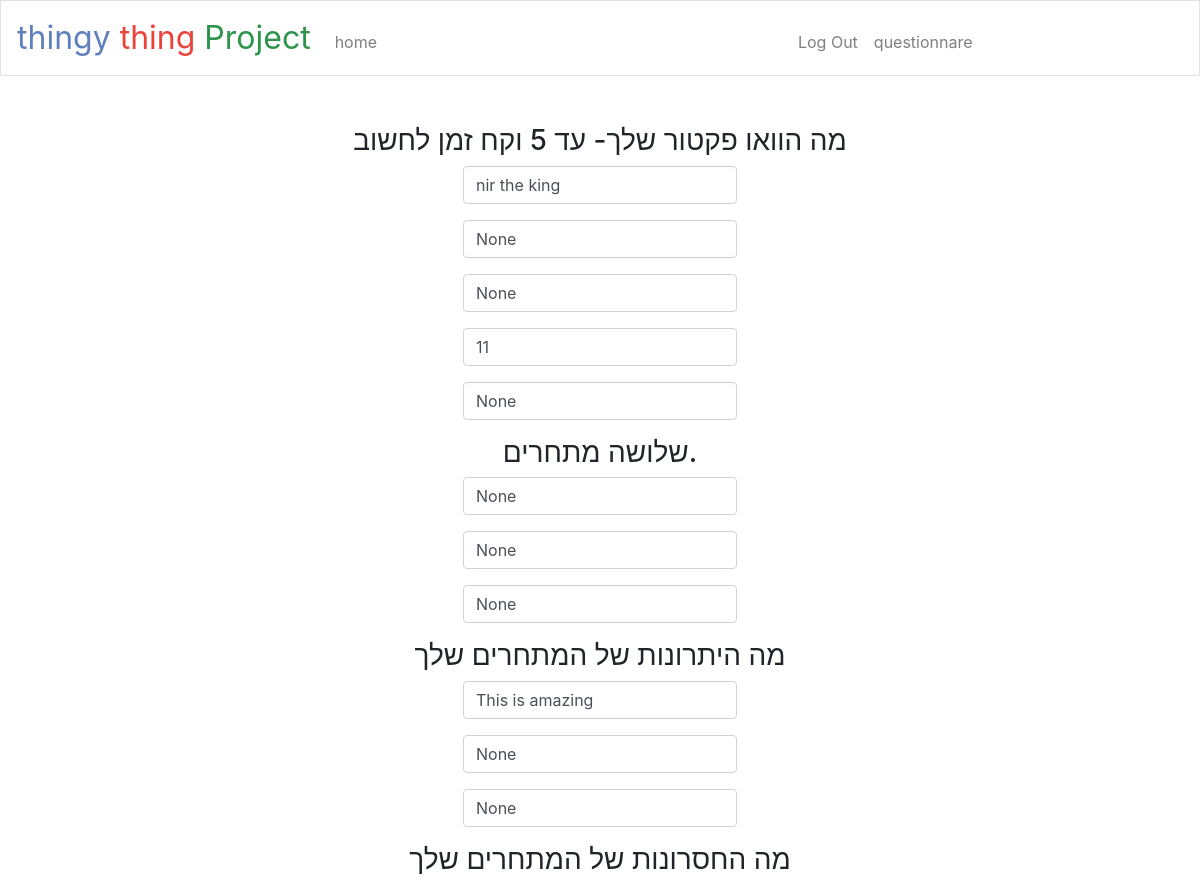
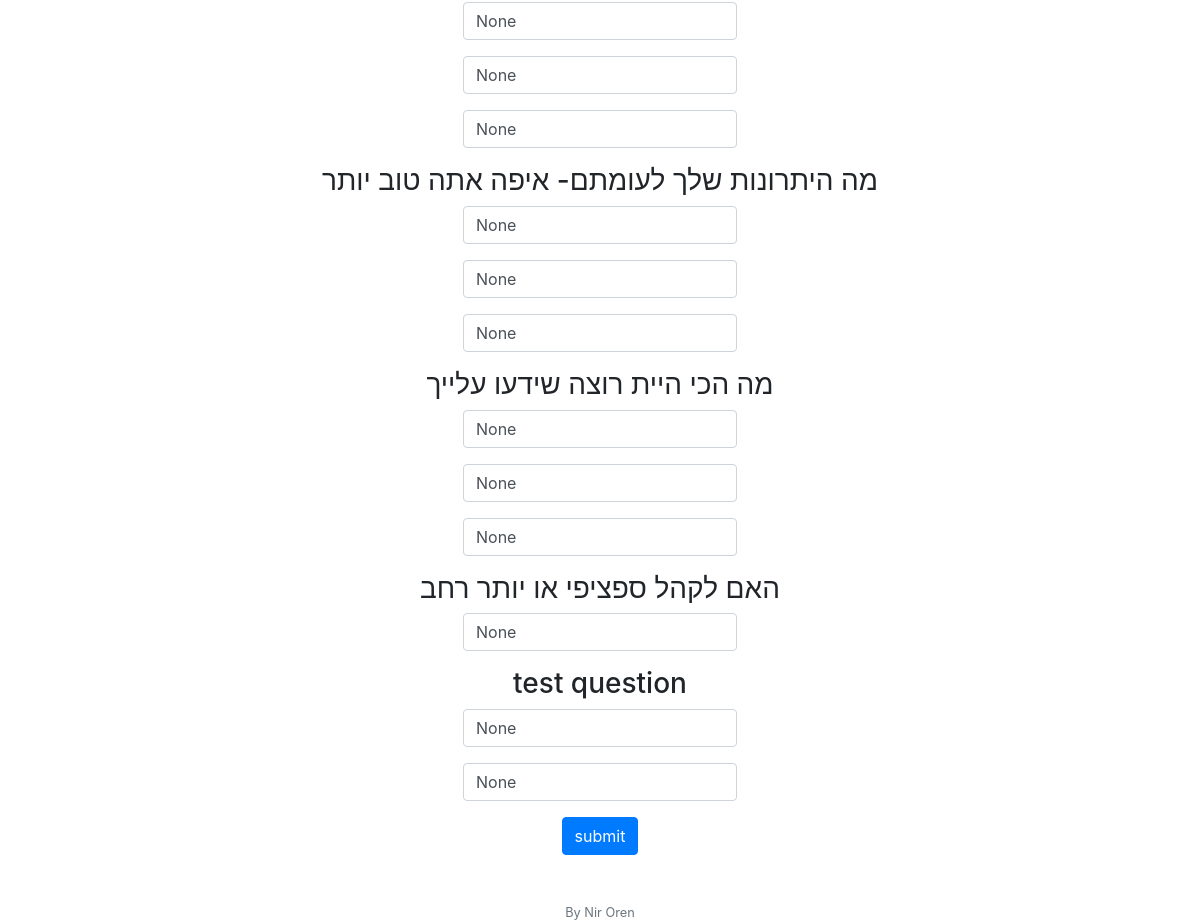
/questionnare (signed in), run on an earlier commit of the app's database (2 pictures, top to bottom).
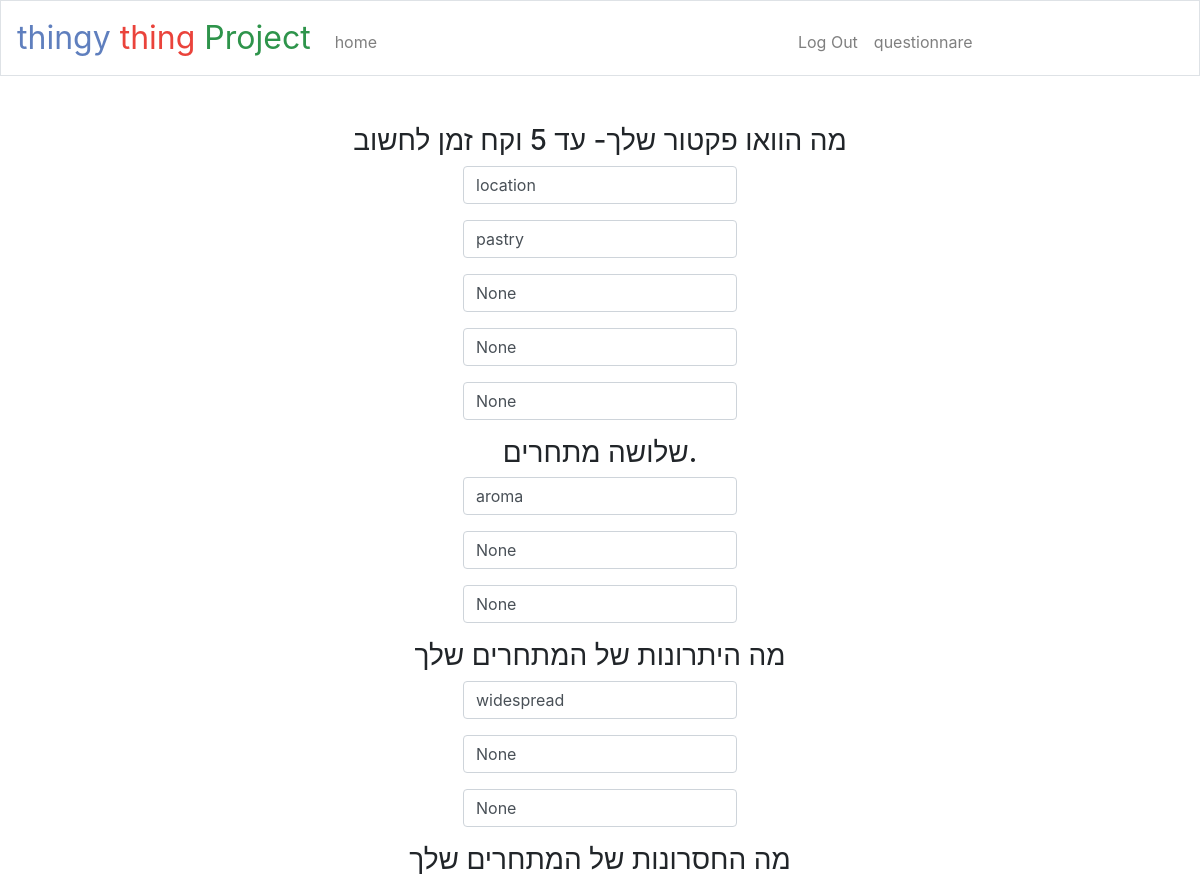
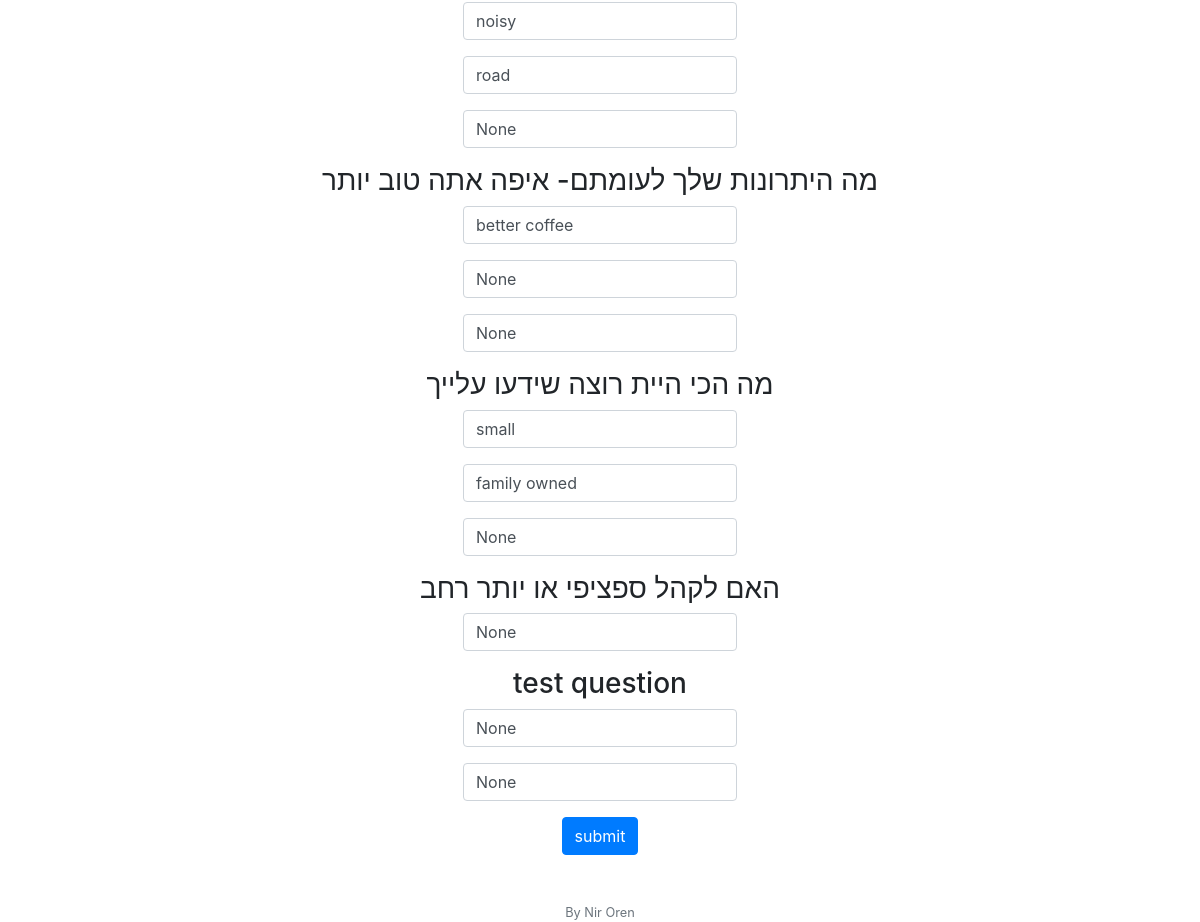
And on a later commit of the database (2 pictures, top to bottom).
### tables this page shows
CREATE TABLE questions (id INTEGER PRIMARY KEY AUTOINCREMENT NOT NULL, question TEXT NOT NULL, answer_spaces INTEGER NOT NULL);

CREATE TABLE answers (id INTEGER PRIMARY KEY AUTOINCREMENT NOT NULL, user_id INTEGER NOT NULL, question_id INTEGER NOT NULL, answer_number INTEGER NOT NULL, answer TEXT NOT NULL);

### app.py (the view)
@app.route("/questionnare", methods=["GET", "POST"])
@login_required
def questionnare():
    global answers
    answers = []
    if request.method == "POST":
        for q in questions:
            temp = []
            for i in range(q['answer_spaces']):
                answers = db.execute("SELECT * FROM answers WHERE user_id = ? AND question_id = ? AND answer_number=?", session['user_id'], q['id'],i)
                answer_value = request.form.get(str(q['question'])+str(i))
                temp.append(answer_value)
                if len(answers)==0:
                    print('01')
                    db.execute('INSERT INTO answers (user_id, question_id,answer, answer_number) VALUES(?,? , ?, ?)',
                    session["user_id"],
                    q['id'],
                    answer_value,
                    i)
                else:
                    db.execute('UPDATE answers SET answer=? WHERE id = ?',
                    answer_value,
                    answers[0]['id'])
            answers.append(temp)
        return redirect("/")
    else:
        text_fillers = []
        for q in questions:
            temp = []
            for i in range(q['answer_spaces']):
                answers = db.execute("SELECT * FROM answers WHERE user_id = ? AND question_id = ? AND answer_number = ?", session['user_id'], q['id'],i)
                answer_value = answers[0]['answer']
                temp.append(answer_value)
            text_fillers.append(temp)
        return render_template("questionnare.html",questions = questions, text_fillers = text_fillers)

### app.py (called while the page is built)
@app.after_request
def after_request(response):
    response.headers["Cache-Control"] = "no-cache, no-store, must-reanswer_valueidate"
    response.headers["Expires"] = 0
    response.headers["Pragma"] = "no-cache"
    return response

### helpers.py (called while the page is built)
def login_required(f):
    @wraps(f)
    def decorated_function(*args, **kwargs):
        if session.get("user_id") is None:
            return redirect("/login")
        return f(*args, **kwargs)
    return decorated_function

### templates/questionnare.html (shortened to what this page needs)
{% extends "layout.html" %}
{% block main %}
<form action="/questionnare" method="post">
  {% for q in questions %}
  <h3>{{q['question']}}</h3>
      {% for i in range(q['answer_spaces']) %}
        <div class="form-group">
            <input autocomplete="off" autofocus class="form-control" name="{{q['question']}}{{i}}" value="{{text_fillers[questions.index(q)][i]}}" type="text">
        </div>
      {% endfor %}
    {% endfor %}
    <button class="btn btn-primary" type="submit">submit</button>
  </form>
{% endblock %}

### templates/layout.html (shortened to what this page needs)
<!DOCTYPE html>
<html lang="en">
    <head>
        <link rel="stylesheet" href="https://cdn.jsdelivr.net/npm/bootstrap@4.5.3/dist/css/bootstrap.min.css">
        <link href="/static/styles.css" rel="stylesheet">
    </head>
    <body>
        <nav class="navbar navbar-expand-md navbar-light bg-blue border">
            <a class="navbar-brand" href="/"><span class="blue">thingy</span><span class="red"> thing</span> <span class="green"> Project</span></a>
            <div class="collapse navbar-collapse" id="navbar">
                {% if session.user_id %}
                    <ul class="navbar-nav mr-auto mt-2">
                        <li class="nav-item"><a class="nav-link" href="/">home</a></li>
                    </ul>
                    <ul class="navbar-nav ml-auto mt-2">
                        <li class="nav-item"><a class="nav-link" href="/logout">Log Out</a></li>
                    </ul>
                    <ul class="navbar-nav mr-auto mt-2">
                        <li class="nav-item"><a class="nav-link" href="/questionnare">questionnare</a></li>
                    </ul>
                {% else %}
                    <ul class="navbar-nav ml-auto mt-2">
                        <li class="nav-item"><a class="nav-link" href="/register">Register</a></li>
                        <li class="nav-item"><a class="nav-link" href="/login">Log In</a></li>
                    </ul>
                {% endif %}
            </div>
        </nav>
        <main class="container p-5">
            {% block main %}{% endblock %}
        </main>
        <footer class="small text-center text-muted">
            By Nir Oren
        </footer>
    </body>
</html>

### static/styles.css (style rules this page uses)
nav .navbar-brand { font-size: xx-large; }
nav .navbar-brand .blue { color: #5f7fbe; }
nav .navbar-brand .red { color: #ea433b; }
nav .navbar-brand .green { color: #2e944b; }
main .form-control { display: inline-block; width: auto; }
main { overflow-x: auto; text-align: center; }
html, body { height: 100%; margin: 0; padding: 0; }

What changed in the data, as far as the page shows it:
changed answers: answer "nir the king" → "location"
changed answers: answer "None" → "pastry"
changed answers (number 4 of 23 on the later page): answer "11" → "None"
changed answers: answer "None" → "aroma"
changed answers: answer "This is amazing" → "widespread"
changed answers: answer "None" → "noisy"
changed answers: answer "None" → "road"
changed answers: answer "None" → "better coffee"
changed answers: answer "None" → "small"
changed answers: answer "None" → "family owned"
